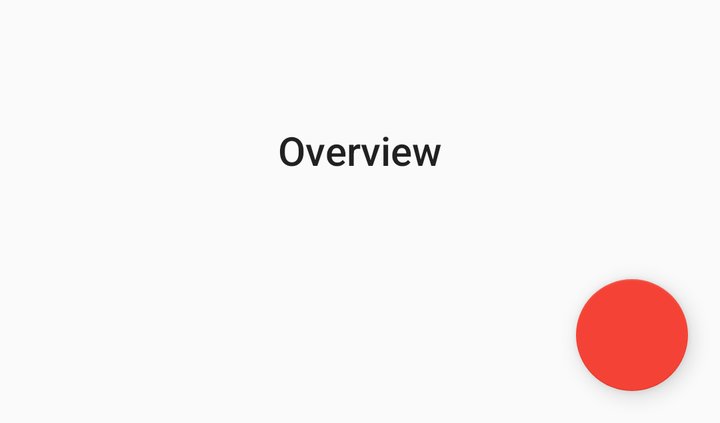
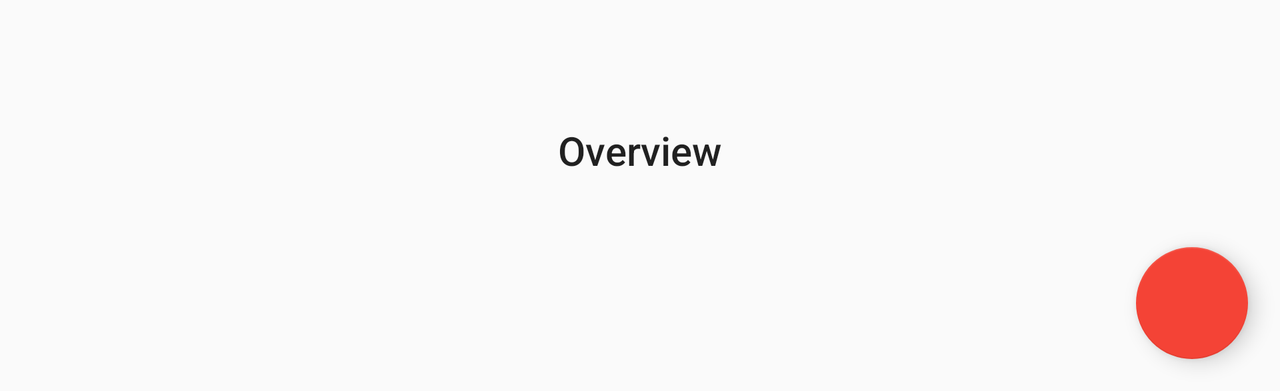

The same Android screen from two of the app's own layout files: first res/layout/ as a phone draws it, then the repository's variant for another configuration, drawn on a device whose configuration selects that folder. Both files follow.
<!-- AndroidManifest.xml: application theme AppTheme -->
<!-- res/layout/fragment_detail.xml -->
<?xml version="1.0" encoding="utf-8"?>
<FrameLayout xmlns:android="http://schemas.android.com/apk/res/android"
    xmlns:app="http://schemas.android.com/apk/res-auto"
    android:layout_width="match_parent"
    android:layout_height="wrap_content">

    <ScrollView xmlns:android="http://schemas.android.com/apk/res/android"
        android:id="@+id/detail_scrollview"
        android:layout_width="match_parent"
        android:layout_height="wrap_content">

        <LinearLayout
            android:layout_width="match_parent"
            android:layout_height="wrap_content"
            android:orientation="vertical">

            <include
                android:id="@+id/movie_detail"
                layout="@layout/item_movie_detail_summary"
                android:layout_width="match_parent"
                android:layout_height="wrap_content" />


            <android.support.v7.widget.RecyclerView
                android:id="@+id/recyclerview_trailer"
                android:layout_width="match_parent"
                android:layout_height="wrap_content"
                android:clipToPadding="false"
                android:paddingBottom="16dp"
                android:paddingRight="16dp"
                />
            <android.support.v7.widget.RecyclerView
                android:id="@+id/recyclerview_review"
                android:layout_width="match_parent"
                android:layout_height="wrap_content"
                android:clipToPadding="false"
                android:paddingBottom="64dp" />
        </LinearLayout>


    </ScrollView>

    
    
    
    
    
    


    

    <android.support.design.widget.FloatingActionButton
        android:id="@+id/fab"
        android:layout_width="wrap_content"
        android:layout_height="wrap_content"
        android:layout_gravity="bottom|end"
        android:layout_margin="@dimen/fab_margin"
        app:srcCompat="@drawable/ic_favorite_border_white_24px"
        />


    <TextView
        android:id="@+id/tv_error_message_detail"
        android:layout_width="wrap_content"
        android:layout_height="wrap_content"
        android:padding="16dp"
        android:text="@string/error_message"
        android:textSize="20sp"
        android:visibility="invisible" />

    <ProgressBar
        android:id="@+id/pb_loading_indicator_detail"
        android:layout_width="42dp"
        android:layout_height="42dp"
        android:layout_gravity="center"
        android:visibility="invisible" />
</FrameLayout>
<!-- res/layout/item_movie_detail_summary.xml (included above) -->
<?xml version="1.0" encoding="utf-8"?>
<LinearLayout android:id="@+id/item_movie_detail_summary"
    android:layout_width="match_parent"
    android:layout_height="match_parent"
    android:orientation="vertical"
    xmlns:android="http://schemas.android.com/apk/res/android">


    <ImageView
        android:id="@+id/iv_poster_image"
        android:layout_width="match_parent"
        android:layout_height="wrap_content"
        android:adjustViewBounds="true"
        android:padding="16dp"
        android:scaleType="centerCrop" />


    <LinearLayout
        android:layout_width="match_parent"
        android:layout_height="wrap_content"
        android:gravity="center_horizontal"
        android:orientation="horizontal"
        android:paddingLeft="8dp"
        android:paddingStart="8dp">


        <TextView
            android:id="@+id/tv_release_date"
            style="@style/TextAppearance.AppCompat.Subhead"
            android:layout_width="0dp"
            android:layout_height="wrap_content"
            android:layout_weight="1"
            android:gravity="center_horizontal" />

        <LinearLayout
            android:layout_width="0dp"
            android:layout_height="wrap_content"
            android:layout_weight="1"
            android:gravity="center"
            android:orientation="horizontal">

            <TextView
                android:id="@+id/tv_vote_average"
                style="@style/TextAppearance.AppCompat.Subhead"
                android:layout_width="wrap_content"
                android:layout_height="wrap_content"
                android:gravity="center" />


        </LinearLayout>


    </LinearLayout>


    


    <LinearLayout
        android:layout_width="match_parent"
        android:layout_height="wrap_content"
        android:orientation="vertical"
        android:paddingBottom="8dp"
        android:paddingEnd="32dp"
        android:paddingLeft="32dp"
        android:paddingRight="32dp"
        android:paddingStart="32dp"
        android:paddingTop="8dp">

        <TextView
            android:id="@+id/tv_overview_label"
            style="@style/TextAppearance.AppCompat.Title"
            android:layout_width="match_parent"
            android:layout_height="wrap_content"
            android:gravity="center_horizontal"
            android:text="@string/overview_label" />

        <TextView
            android:id="@+id/tv_overview_text"
            style="@style/TextAppearance.AppCompat.Body1"
            android:layout_width="match_parent"
            android:layout_height="wrap_content"
            android:paddingBottom="8dp"
            android:paddingTop="8dp" />
    </LinearLayout>

</LinearLayout>
<!-- resources referenced by this layout -->
<resources>
  <dimen name="fab_margin">16dp</dimen>
  <string name="error_message">An error has occurred. Offline?</string>
  <string name="overview_label">Overview</string>
  <style name="AppTheme" parent="Theme.AppCompat.Light.DarkActionBar">
          
          <item name="colorPrimary">@color/colorPrimary</item>
          <item name="colorPrimaryDark">@color/colorPrimaryDark</item>
          <item name="colorAccent">@color/colorAccent</item>
      </style>
  <color name="colorAccent">#F44336</color>
</resources>
<!-- res/layout-w600dp/fragment_detail.xml (the repository's variant of the layout above) -->
<!-- drawn on the phone turned sideways -->
<?xml version="1.0" encoding="utf-8"?>
<FrameLayout xmlns:android="http://schemas.android.com/apk/res/android"
    xmlns:app="http://schemas.android.com/apk/res-auto"
    android:layout_width="match_parent"
    android:layout_height="wrap_content">

    <ScrollView xmlns:android="http://schemas.android.com/apk/res/android"
        android:id="@+id/detail_scrollview"
        android:layout_width="match_parent"
        android:layout_height="wrap_content">

        <LinearLayout
            android:layout_width="match_parent"
            android:layout_height="wrap_content"
            android:orientation="vertical">

            <include
                android:id="@+id/movie_detail"
                layout="@layout/item_movie_detail_summary"
                android:layout_width="match_parent"
                android:layout_height="wrap_content" />


            <LinearLayout
                android:layout_width="match_parent"
                android:layout_height="wrap_content"
                android:orientation="horizontal"
                >
            <android.support.v7.widget.RecyclerView
                android:id="@+id/recyclerview_trailer"
                android:layout_width="0dp"
                android:layout_height="wrap_content"
                android:clipToPadding="false"
                android:layout_weight="1"
                />
            <android.support.v7.widget.RecyclerView
                android:id="@+id/recyclerview_review"
                android:layout_width="0dp"
                android:layout_height="wrap_content"
                android:clipToPadding="false"
                android:layout_weight="1"
                android:paddingBottom="64dp"/>
            </LinearLayout>
        </LinearLayout>


    </ScrollView>

    
    
    
    
    
    


    

    <android.support.design.widget.FloatingActionButton
        android:id="@+id/fab"
        android:layout_width="wrap_content"
        android:layout_height="wrap_content"
        android:layout_gravity="bottom|end"
        android:layout_margin="@dimen/fab_margin"
        app:srcCompat="@drawable/ic_favorite_border_white_24px"
        />


    <TextView
        android:id="@+id/tv_error_message_detail"
        android:layout_width="wrap_content"
        android:layout_height="wrap_content"
        android:padding="16dp"
        android:text="@string/error_message"
        android:textSize="20sp"
        android:visibility="invisible" />


    <ProgressBar
        android:id="@+id/pb_loading_indicator_detail"
        android:layout_width="42dp"
        android:layout_height="42dp"
        android:layout_gravity="center"
        android:visibility="invisible" />
</FrameLayout>
